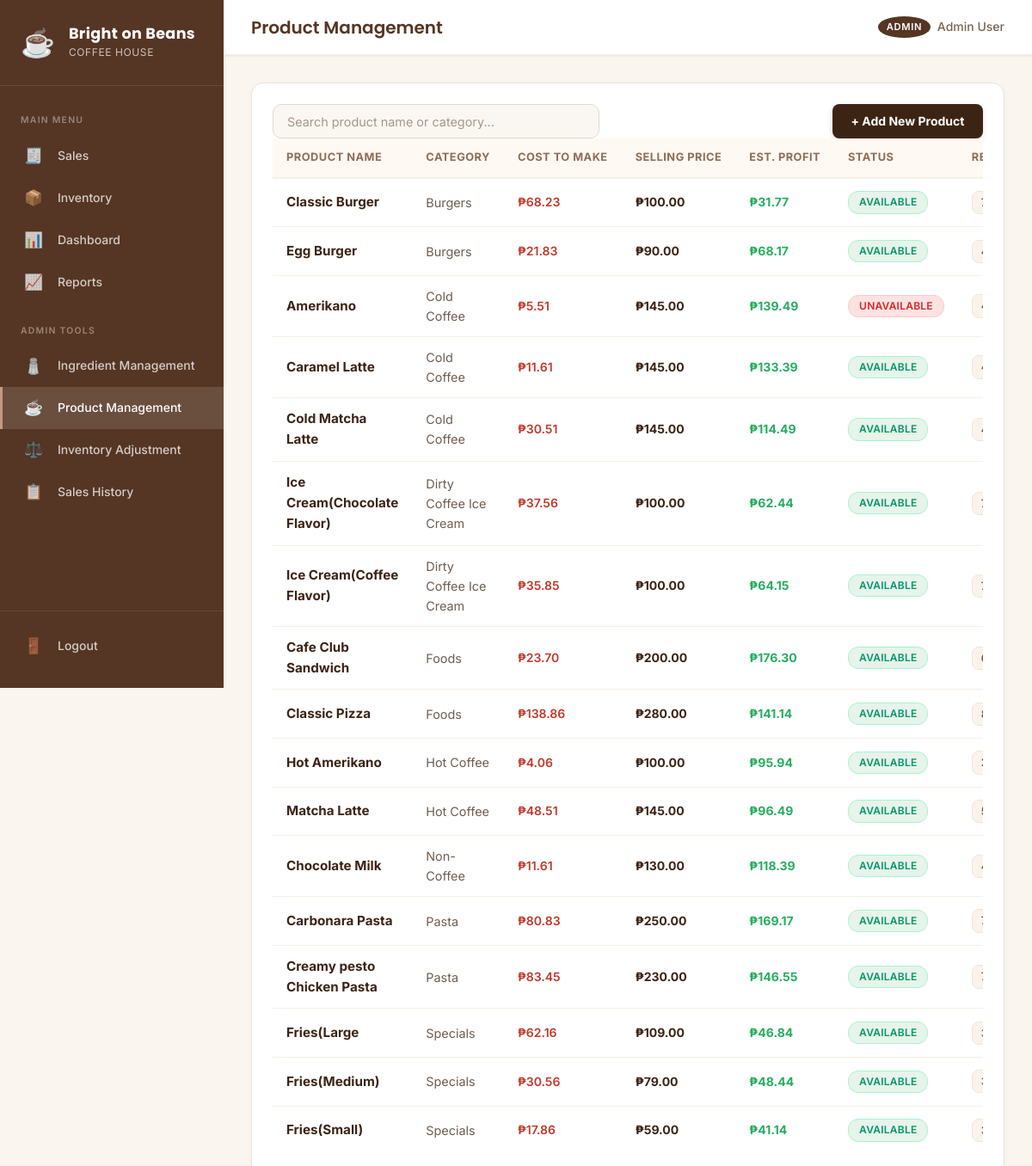
The page /admin/product-management.php (signed in) on the database its author committed.
### tables this page shows
CREATE TABLE `products` (
  `product_id` int(11) NOT NULL AUTO_INCREMENT,
  `name` varchar(150) NOT NULL,
  `category` varchar(100) NOT NULL,
  `price` decimal(10,2) NOT NULL,
  `status` enum('available','unavailable') NOT NULL DEFAULT 'available',
  `created_at` datetime NOT NULL DEFAULT current_timestamp(),
  `updated_at` datetime DEFAULT NULL ON UPDATE current_timestamp(),
  PRIMARY KEY (`product_id`),
  KEY `idx_products_category` (`category`),
  KEY `idx_products_status` (`status`)
);

### includes/functions.php (called while the page is built, shortened)
<?php
function e($value) {
    return htmlspecialchars($value ?? '', ENT_QUOTES, 'UTF-8');
}

### admin/product-management.php (the view, shortened to what this page needs)
<?php
require_once __DIR__ . '/../includes/auth.php';
$stmt = $pdo->query("
    SELECT
        p.*,
        (SELECT COUNT(*) FROM recipe_ingredients ri WHERE ri.product_id = p.product_id) as ingredients_count,
        COALESCE(
            (SELECT SUM(ri.quantity_per_serving * i.unit_cost)
             FROM recipe_ingredients ri
             JOIN ingredients i ON ri.ingredient_id = i.ingredient_id
             WHERE ri.product_id = p.product_id),
            0.00
        ) as recipe_cost
    FROM products p
    ORDER BY p.category, p.name
");
$products = $stmt->fetchAll();
require_once ROOT_PATH . '/includes/header.php';
?>
<div class="card" style="border-radius: 14px; border: 1px solid #EAE3D9; box-shadow: 0 2px 10px rgba(60,36,21,0.03);">
    <div class="card-body" style="padding: 1.5rem;">
        <div class="d-flex align-items-center justify-content-between mb-4 flex-wrap" style="gap: 1rem;">
            <input type="text" id="search-input" class="form-control mb-0" placeholder="Search product name or category..." style="max-width: 380px; padding: 0.65rem 1rem; border-radius: 10px; border: 1px solid #E2D9CF; background: #FAF7F2; font-size: 0.9rem;">
            <button type="button" class="btn" id="add-product-btn" style="background: #3C2415; border: none; border-radius: 8px; font-weight: 700; padding: 0.65rem 1.35rem; color: #FFF; margin-left: auto; box-shadow: 0 2px 6px rgba(60,36,21,0.15);">
                + Add New Product
            </button>
        </div>
        <div class="table-wrapper">
            <table class="table align-middle" id="products-table">
                <thead>
                    <tr>
                        <th style="font-weight: 700; color: #8C6D58; font-size: 0.8rem; letter-spacing: 0.5px;">PRODUCT NAME</th>
                        <th style="font-weight: 700; color: #8C6D58; font-size: 0.8rem; letter-spacing: 0.5px;">CATEGORY</th>
                        <th style="font-weight: 700; color: #8C6D58; font-size: 0.8rem; letter-spacing: 0.5px;">COST TO MAKE</th>
                        <th style="font-weight: 700; color: #8C6D58; font-size: 0.8rem; letter-spacing: 0.5px;">SELLING PRICE</th>
                        <th style="font-weight: 700; color: #8C6D58; font-size: 0.8rem; letter-spacing: 0.5px;">EST. PROFIT</th>
                        <th style="font-weight: 700; color: #8C6D58; font-size: 0.8rem; letter-spacing: 0.5px;">STATUS</th>
                        <th style="font-weight: 700; color: #8C6D58; font-size: 0.8rem; letter-spacing: 0.5px;">RECIPE INGREDIENTS</th>
                    </tr>
                </thead>
                <tbody>
                    <?php foreach ($products as $prod):
                        $estProfit = $prod['price'] - $prod['recipe_cost'];
                    ?>
                    <tr>
                        <td class="searchable"><strong style="color: #3C2415; font-size: 0.95rem;"><?= e($prod['name']) ?></strong></td>
                        <td class="searchable" style="color: #6E5C4F; font-size: 0.9rem;"><?= e($prod['category']) ?></td>
                        <td style="color: #C0392B; font-weight: 600;">₱<?= number_format($prod['recipe_cost'], 2) ?></td>
                        <td style="font-weight: 700; color: #3C2415;">₱<?= number_format($prod['price'], 2) ?></td>
                        <td style="font-weight: 700; color: #27AE60;">₱<?= number_format($estProfit, 2) ?></td>
                        <td>
                            <span class="badge <?= $prod['status'] === 'available' ? 'badge-success' : 'badge-danger' ?>" style="padding: 5px 12px; border-radius: 12px; font-weight: 600; font-size: 0.75rem;">
                                <?= strtoupper(e($prod['status'])) ?>
                            </span>
                        </td>
                        <td>
                            <span class="badge" style="background: #FAF3EC; color: #7A5338; border: 1px solid #EFE4D8; padding: 5px 10px; border-radius: 8px; font-weight: 600; font-size: 0.8rem;">
                            </span>
                        </td>
                    </tr>
                    <?php endforeach; ?>
                </tbody>
            </table>
        </div>
    </div>
</div>
<?php require_once ROOT_PATH . '/includes/footer.php'; ?>

### assets/css/style.css (style rules this page uses)
:root { --color-primary: #553523; --color-primary-light: #6E4936; --color-primary-dark: #422819; --color-secondary: #C49A82; --color-secondary-light: #E0C7B8; --color-accent: #00A86B; --color-accent-light: #00C47D; --color-bg: #FAF5EF; --color-bg-warm: #FFF9F3; --color-surface: #FFFFFF; --color-surface-hover: #FDF7F0; --color-border: #EFE8DE; --color-border-light: #F5EFE8; --color-text: #3C2415; --color-text-secondary:#7A6252; --color-text-muted: #A89688; --color-text-inverse: #FFFFFF; --color-success: #00A86B; --color-success-bg: #E6F7F0; --color-warning: #E65100; --color-warning-bg: #FFF3E0; --color-danger: #E53935; --color-danger-bg: #FDECEE; --color-info: #1565C0; --color-info-bg: #E3F2FD; --font-body: 'Inter', -apple-system, BlinkMacSystemFont, sans-serif; --font-heading: 'Poppins', 'Inter', sans-serif; --space-xs: 0.25rem; --space-sm: 0.5rem; --space-md: 1rem; --space-lg: 1.5rem; --space-xl: 2rem; --space-2xl: 3rem; --radius-sm: 6px; --radius-md: 10px; --radius-lg: 14px; --radius-full: 50%; --shadow-sm: 0 1px 3px rgba(60, 36, 21, 0.06), 0 1px 2px rgba(60, 36, 21, 0.04); --shadow-md: 0 4px 12px rgba(60, 36, 21, 0.08), 0 2px 4px rgba(60, 36, 21, 0.04); --shadow-lg: 0 10px 30px rgba(60, 36, 21, 0.10), 0 4px 8px rgba(60, 36, 21, 0.06); --shadow-card:0 2px 8px rgba(60, 36, 21, 0.06); --sidebar-width: 260px; --sidebar-collapsed: 0px; --topbar-height: 64px; --transition-fast: 150ms ease; --transition-base: 250ms ease; --transition-slow: 400ms ease; }
*, *::before, *::after { margin: 0; padding: 0; box-sizing: border-box; }
html { font-size: 16px; scroll-behavior: smooth; -webkit-font-smoothing: antialiased; -moz-osx-font-smoothing: grayscale; }
body { font-family: var(--font-body); color: var(--color-text); background: var(--color-bg); line-height: 1.6; min-height: 100vh; overflow-x: hidden; }
table { border-collapse: collapse; width: 100%; }
button, input, select, textarea { font-family: inherit; font-size: inherit; }
.card { background: var(--color-surface); border-radius: var(--radius-lg); border: 1px solid var(--color-border-light); box-shadow: var(--shadow-card); overflow: hidden; transition: box-shadow var(--transition-fast); }
.card-body { padding: var(--space-xl); }
.btn { display: inline-flex; align-items: center; justify-content: center; gap: var(--space-sm); padding: 0.55rem 1.2rem; font-size: 0.875rem; font-weight: 600; border: none; border-radius: var(--radius-sm); cursor: pointer; transition: all var(--transition-fast); white-space: nowrap; text-decoration: none; line-height: 1.4; }
.form-control { width: 100%; padding: 0.6rem 0.9rem; font-size: 0.9rem; color: var(--color-text); background: var(--color-surface); border: 1.5px solid var(--color-border); border-radius: var(--radius-sm); transition: all var(--transition-fast); outline: none; }
.form-control::placeholder { color: var(--color-text-muted); }
.table-wrapper { overflow-x: auto; -webkit-overflow-scrolling: touch; }
.table { width: 100%; border-collapse: separate; border-spacing: 0; }
.table thead th { background: var(--color-bg-warm); padding: 0.75rem 1rem; font-size: 0.75rem; font-weight: 600; text-transform: uppercase; letter-spacing: 0.06em; color: var(--color-text-secondary); text-align: left; border-bottom: 2px solid var(--color-border-light); white-space: nowrap; position: sticky; top: 0; z-index: 1; }
.table tbody td { padding: 0.75rem 1rem; font-size: 0.875rem; border-bottom: 1px solid var(--color-border-light); vertical-align: middle; }
.table tbody tr { transition: background var(--transition-fast); }
.table tbody tr:last-child td { border-bottom: none; }
.badge { display: inline-flex; align-items: center; gap: 4px; padding: 0.28rem 0.65rem; font-size: 0.74rem; font-weight: 700; border-radius: 6px; letter-spacing: 0.02em; line-height: 1.2; white-space: nowrap; }
.badge-success { background: #E6F4EA !important; color: #059669 !important; border: 1px solid #A7F3D0 !important; }
.badge-danger { background: #FEE2E2 !important; color: #DC2626 !important; border: 1px solid #FECACA !important; }
.d-flex { display: flex; }
.flex-wrap { flex-wrap: wrap; }

### rows shown on the page
products: name "Classic Burger", category "Burgers", recipe_cost "68.23", price "100.00", estProfit "31.77", status "AVAILABLE"
products: name "Egg Burger", category "Burgers", recipe_cost "21.83", price "90.00", estProfit "68.17", status "AVAILABLE"
products: name "Amerikano", category "Cold Coffee", recipe_cost "5.51", price "145.00", estProfit "139.49", status "UNAVAILABLE"
products: name "Caramel Latte", category "Cold Coffee", recipe_cost "11.61", price "145.00", estProfit "133.39", status "AVAILABLE"
products: name "Cold Matcha Latte", category "Cold Coffee", recipe_cost "30.51", price "145.00", estProfit "114.49", status "AVAILABLE"
products: name "Ice Cream(Chocolate Flavor)", category "Dirty Coffee Ice Cream", recipe_cost "37.56", price "100.00", estProfit "62.44", status "AVAILABLE"
products: name "Ice Cream(Coffee Flavor)", category "Dirty Coffee Ice Cream", recipe_cost "35.85", price "100.00", estProfit "64.15", status "AVAILABLE"
products: name "Cafe Club Sandwich", category "Foods", recipe_cost "23.70", price "200.00", estProfit "176.30", status "AVAILABLE"
products: name "Classic Pizza", category "Foods", recipe_cost "138.86", price "280.00", estProfit "141.14", status "AVAILABLE"
products: name "Hot Amerikano", category "Hot Coffee", recipe_cost "4.06", price "100.00", estProfit "95.94", status "AVAILABLE"
products: name "Matcha Latte", category "Hot Coffee", recipe_cost "48.51", price "145.00", estProfit "96.49", status "AVAILABLE"
products: name "Chocolate Milk", category "Non-Coffee", recipe_cost "11.61", price "130.00", estProfit "118.39", status "AVAILABLE"
products: name "Carbonara Pasta", category "Pasta", recipe_cost "80.83", price "250.00", estProfit "169.17", status "AVAILABLE"
products: name "Creamy pesto Chicken Pasta", category "Pasta", recipe_cost "83.45", price "230.00", estProfit "146.55", status "AVAILABLE"
products: name "Fries(Large", category "Specials", recipe_cost "62.16", price "109.00", estProfit "46.84", status "AVAILABLE"
products: name "Fries(Medium)", category "Specials", recipe_cost "30.56", price "79.00", estProfit "48.44", status "AVAILABLE"
products: name "Fries(Small)", category "Specials", recipe_cost "17.86", price "59.00", estProfit "41.14", status "AVAILABLE"

### other values the page prints
$pageTitle "Product Management"
getCurrentUserRole() "ADMIN"
getCurrentUserName() "Admin User"
